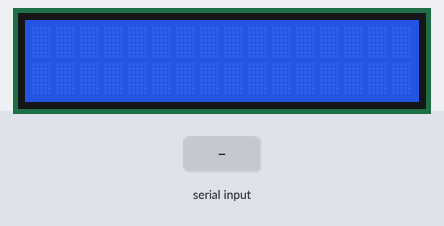
Recording of a sketch running on a simulated Arduino Uno, built with avr-gcc and run on an emulated ATmega328P. On the bench: 16×2 character LCD. Inputs (shaded band) come from the test bench. What the sketch prints to the serial monitor is not drawn.

Above: at 1.2 s.
1.3 s: "1" received over Serial
At 2.8 s:
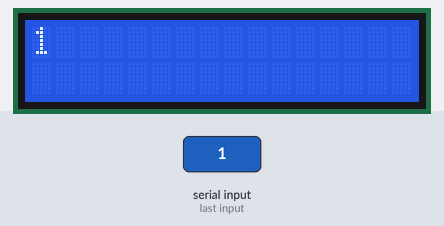
4.3 s: "0" received over Serial
At 5.7 s:
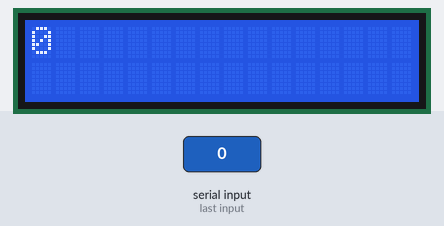
7.3 s: "2" received over Serial
At 8.8 s:
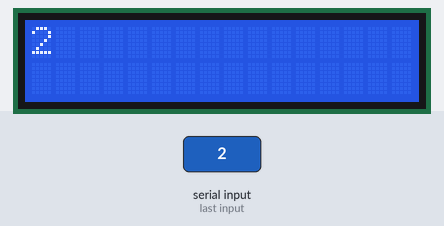
Timing chart, 0 to 10.3 s (numbered marks = the images above; inputs shaded):
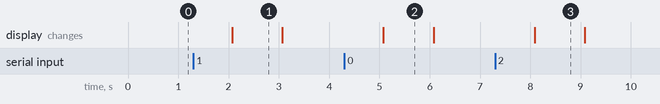

Measured:
- after the input at 1.3 s, the display: changes after 0.77 s (image 1)
- after the input at 4.3 s, the display: changes after 0.78 s (image 2)
- after the input at 7.3 s, the display: changes after 0.78 s (image 3)
- what the display in image 1 shows lasts 1.0 s, from 2.1 s to 3.1 s

The sketch:

arduino.ino
```cpp
 //Initialized variable to store recieved data
#include <LiquidCrystal.h>

const int rs = 12, en = 11, d4 = 5, d5 = 4, d6 = 3, d7 = 2;
LiquidCrystal lcd(rs, en, d4, d5, d6, d7);
String str="";
void setup() {
  //Serial Begin at 9600 Baud
   lcd.begin(16, 2);
  Serial.begin(115200);
}

void loop() {
//  lcd.setCursor(0, 0);

  str="";
  while(Serial.available()){
    str += char(Serial.read());
  }
  lcd.clear();
  Serial.println(str);
  lcd.print(str);
  delay(1000);

}
```
